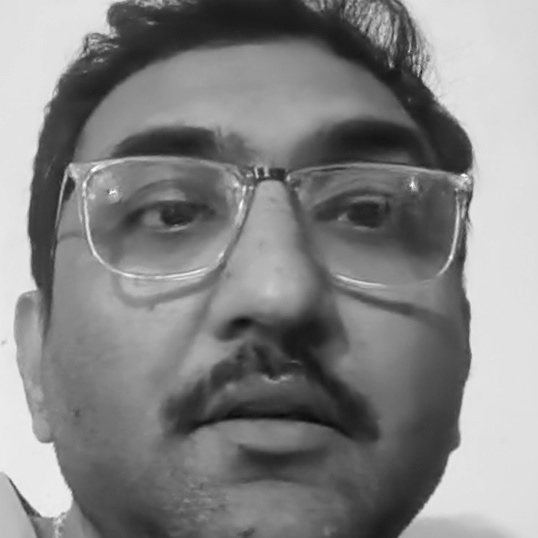
#> input picture SOC Facial Recognition_Om_Chaudhari_24B2473/known_faces/JI/JI_0.jpg, 538 x 538 px
$ python facial_recognition_app.py
#> lines starting #> are read from the running program, lines starting #| are printed output that depends on the picture; after the words box and inside, x2 and y2 are one past the last pixel; in counts of white or black regions, pixels touching at a corner belong together
import cv2
import os
import numpy as np
from datetime import datetime

class FacialRecognitionApp:
    def __init__(self):
        # Initialize the face cascade classifier
        self.face_cascade = cv2.CascadeClassifier(cv2.data.haarcascades + 'haarcascade_frontalface_default.xml')

        # Directory to store known faces
        self.known_faces_dir = "known_faces"
        if not os.path.exists(self.known_faces_dir):
            os.makedirs(self.known_faces_dir)

        # Dictionary to store known face encodings and names
        self.known_faces = {}
        self.load_known_faces()

    def load_known_faces(self):
        """Load known faces from the known_faces directory"""
        for person_name in os.listdir(self.known_faces_dir):
            person_dir = os.path.join(self.known_faces_dir, person_name)
            if os.path.isdir(person_dir):
                face_images = []
                for img_file in os.listdir(person_dir):
                    if img_file.lower().endswith(('.png', '.jpg', '.jpeg')):
                        img_path = os.path.join(person_dir, img_file)
                        img = cv2.imread(img_path, cv2.IMREAD_GRAYSCALE)
#> img is the input picture: shape (538, 538); min 8, max 255, mean 131.7
#> the answer given: 1
#> the answer given: known_faces/JI/JI_13.jpg
#> the answer given: 3
                        if img is not None:
                            face_images.append(img)

                if face_images:
                    self.known_faces[person_name] = face_images
                    print(f"Loaded {len(face_images)} images for {person_name}")

    def detect_faces(self, frame):
        """Detect faces in a frame"""
        gray = cv2.cvtColor(frame, cv2.COLOR_BGR2GRAY)
        faces = self.face_cascade.detectMultiScale(gray, 1.1, 4)
        return faces, gray

    # [24 lines left out: function recognize_face, not called in this run]

    def collect_data(self, person_name, num_images=30):
        """Collect face data for a person"""
#> called with person_name = 'known_faces/JI/JI_13.jpg', num_images = 3
        person_dir = os.path.join(self.known_faces_dir, person_name)
        if not os.path.exists(person_dir):
            os.makedirs(person_dir)

        cap = cv2.VideoCapture(0)
        count = 0

        print(f"Collecting {num_images} images for {person_name}")
        print("Press 'c' to capture an image, 'q' to quit")

        while count < num_images:
            ret, frame = cap.read()
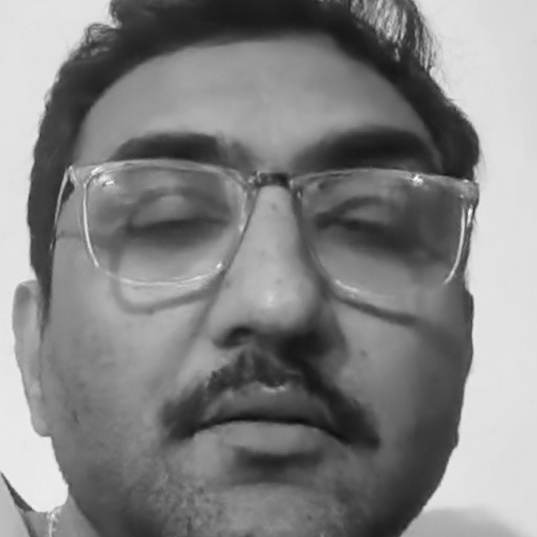
#> input picture SOC Facial Recognition_Om_Chaudhari_24B2473/known_faces/JI/JI_13.jpg, 537 x 537 px, given in place of the camera
#> frame is the input picture: shape (537, 537, 3); min 14, max 250, mean 130.4
            if not ret:
                print("Failed to grab frame")
                break

            faces, gray = self.detect_faces(frame)
#> in detect_faces, `faces = self.face_cascade.detectMultiScale(gray, 1.1, 4)`: faces = [[34, 31, 467, 467]]
#> faces = [[34, 31, 467, 467]]

            # Draw rectangles around detected faces
            for (x, y, w, h) in faces:
                cv2.rectangle(frame, (x, y), (x+w, y+h), (255, 0, 0), 2)
                cv2.putText(frame, f"Press 'c' to capture ({count}/{num_images})",
                           (x, y-10), cv2.FONT_HERSHEY_SIMPLEX, 0.5, (255, 0, 0), 1)
#> this loop made 1 pass
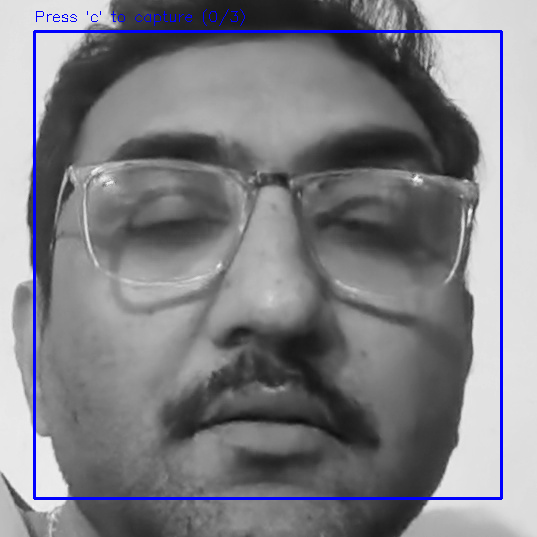
#> frame: shape (537, 537, 3); 2.08% of pixels changed, all inside (x1, y1, x2, y2) = (33, 9, 503, 500)

            cv2.imshow('Data Collection', frame)

            key = cv2.waitKey(1) & 0xFF
#> (key q is pressed here)
            if key == ord('c') and len(faces) > 0:
                # Save the first detected face
                x, y, w, h = faces[0]
                face_roi = gray[y:y+h, x:x+w]
                img_name = os.path.join(person_dir, f"{person_name}_{count}.jpg")
                cv2.imwrite(img_name, face_roi)
                count += 1
                print(f"Captured image {count}/{num_images}")
            elif key == ord('q'):
                break

        cap.release()
        cv2.destroyAllWindows()

        # Reload known faces
        self.load_known_faces()
        print(f"Data collection complete for {person_name}")

    # [34 lines left out: function real_time_recognition, not called in this run]

def main():
    app = FacialRecognitionApp()

    while True:
        print("\n=== Facial Recognition App ===")
        print("1. Collect face data")
        print("2. Start real-time recognition")
        print("3. Exit")

#> (the run stopped early here; a loop or call above may not have finished)
